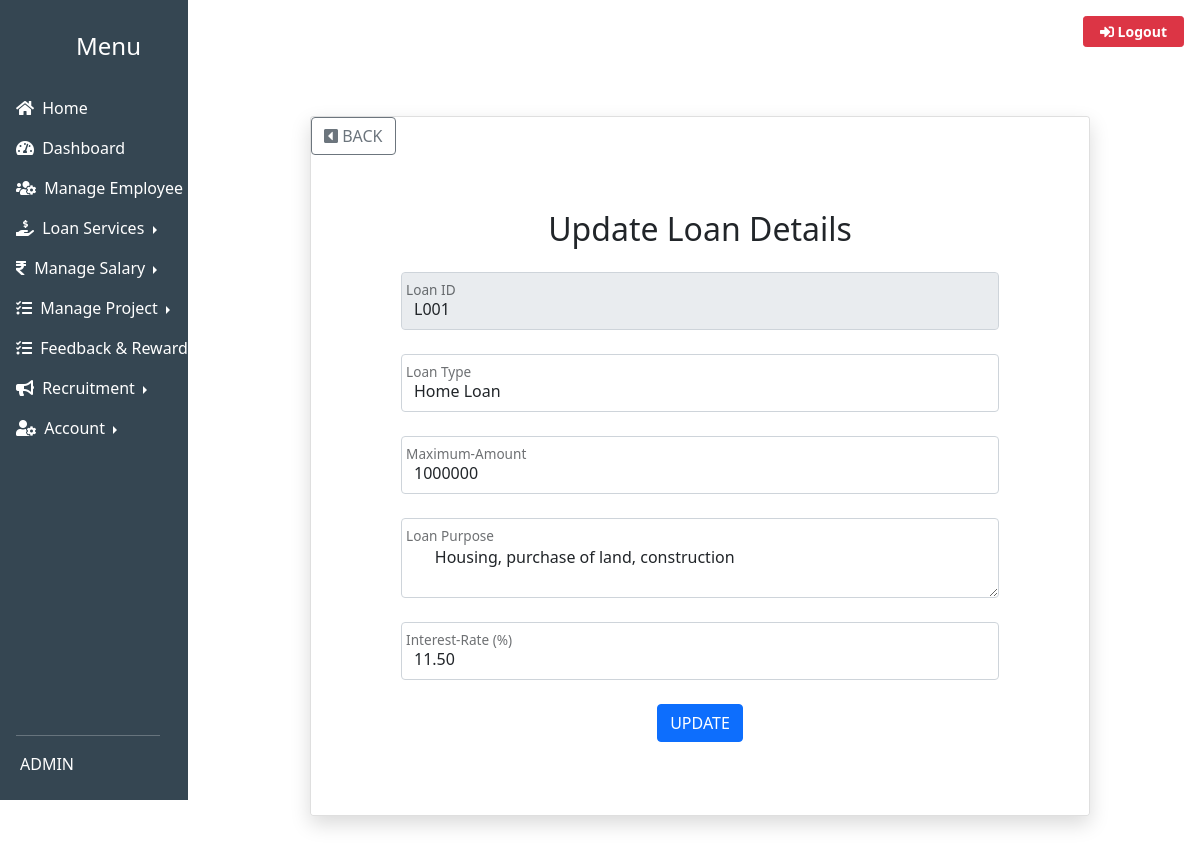
The page /admin.php?pg=a_updateloan.php&id=L001 (signed in) on the database its author committed.
### tables this page shows
CREATE TABLE IF NOT EXISTS `loan_details` (
  `loan_id` varchar(4) NOT NULL,
  `loan_type` varchar(50) NOT NULL,
  `loan_purpose` varchar(200) NOT NULL,
  `max_loan_amount` int(11) NOT NULL,
  `interest_rate` float(10,2) NOT NULL,
  PRIMARY KEY (`loan_id`)
);

### a_updateloan.php (the view, shortened to what this page needs)
<?php include 'controllers/authController.php'?>
<?php
$lid = $_GET['id'];
$sql = "SELECT * from loan_details WHERE loan_id='$lid'";
$result = mysqli_query($conn, $sql) or die("Error in Find :".mysqli_error($conn));
$rowedit=mysqli_fetch_assoc ($result);
?>
<!DOCTYPE html>
<html lang="en">
<head>
  <link rel="stylesheet" href="bootstrap/css/bootstrap.min.css">
  <link rel="stylesheet" href="https://cdnjs.cloudflare.com/ajax/libs/font-awesome/5.15.3/css/all.min.css">
  <link rel="stylesheet" href="css/form.css">
</head>
<body style="background-image: url('images/c4.jpg'); background-repeat: no-repeat, repeat; background-size: cover; background-position: center; background-attachment: fixed;">
  <div class="content-wrapper p-t-100 p-b-100 font-robo" style="text-align:center;">
    <div class="wrapper wrapper--w780 ">
      <div class="card card-1"  style="background: transparent;">
        <a href="admin.php?pg=viewloan.php"><button class="btn btn-outline-secondary" style="float: left;"><i class="fas fa-caret-square-left"></i> BACK</button></a>
        <div class="card-body">
              <form class="row g-3 needs-validation" action="" method="post" name="add-loan-form" enctype="multipart/form-data">
                <h2 class="title">Update Loan Details</h2>
                <div class="form-floating mb-2 col-md-12">
                    <input type="text" class="form-control" name="loan_id" id="floatingInput" placeholder="Loan ID" value="<?php echo $rowedit['loan_id']; ?>" disabled required/>
                    <label for="floatingInput" class="form-label">Loan ID</label>
                </div>
                <div class="form-floating mb-2 col-md-12">
                    <input type="text" class="form-control" name="loan_type" id="floatingInput" placeholder="Loan Type" pattern="^[A-Za-z \s*]+$" value="<?php echo $rowedit['loan_type']; ?>" required />
                    <label for="floatingInput" class="form-label">Loan Type</label>
                </div>
                <div class="form-floating mb-2 col-md-12">
                    <input type="number" min="50000.00" step="5000.00" class="form-control" name="max_loan_amount" id="floatingInputMaxAmount" placeholder="Maximum Loan Amount" value="<?php echo $rowedit['max_loan_amount']; ?>"required/>
                    <label for="floatingInput" class="form-label">Maximum-Amount</label>
                </div>
                <div class="form-floating mb-2 col-md-12">
                <textarea class="form-control" name="loan_purpose" placeholder="Loan Purpose" id="floatingTextarea2" style="height: 80px" required> <?php echo $rowedit['loan_purpose']; ?> </textarea>
                    <label for="floatingInput" class="form-label">Loan Purpose</label>
                </div>
                <div class="form-floating mb-2 col-md-12">
                    <input type="number"  min="1.00" step="0.01" class="form-control" name="interest_rate" id="floatingInputOnterestRate" placeholder="Interest Rate" value="<?php echo $rowedit['interest_rate']; ?>"required />
                    <label for="floatingInput" class="form-label">Interest-Rate (%)</label>
                </div>
                <div class="col-12  d-flex justify-content-center mb-2">
                  <button type="submit" class="btn btn-primary" name="update-loan-btn">UPDATE</button>
                </div>
                </form>
            </div>
        </div>
    </div>
</div>
</body>
</html>

### css/form.css (style rules this page uses)
.card { overflow: hidden; -webkit-border-radius: 3px; -moz-border-radius: 3px; border-radius: 3px; }
.card-1 { -webkit-box-shadow: 0px 8px 20px 0px rgba(0, 0, 0, 0.15); -moz-box-shadow: 0px 8px 20px 0px rgba(0, 0, 0, 0.15); box-shadow: 0px 8px 20px 0px rgba(0, 0, 0, 0.15); }
.card-1 .card-body { padding: 0 90px; padding-top: 55px; padding-bottom: 65px; }
.p-t-100 { padding-top: 100px; }
.p-b-100 { padding-bottom: 100px; }
.wrapper { margin: 0 auto; }
.wrapper--w780 { max-width: 780px; }
@media (min-width: 1199.98px) and (max-width: 1399.98px) { .content-wrapper { margin-left: 200px; } }

### rows shown on the page
loan_details: loan_id "L001", loan_type "Home Loan", max_loan_amount "1000000", loan_purpose "Housing, purchase of land, construction", interest_rate "11.50"
